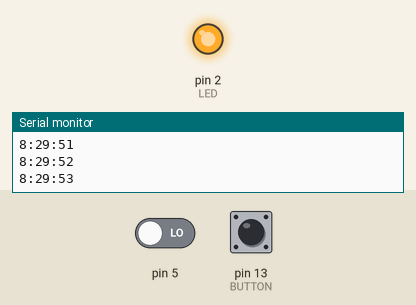
Recording of a sketch running on a simulated Arduino Uno, built with avr-gcc and run on an emulated ATmega328P. On the bench: output pins drawn as LEDs (lit = HIGH), the last lines printed to the serial monitor. Inputs (shaded band) come from the test bench; at power-on: pin 13 (BUTTON) HIGH, pin 5 LOW.

Above: at 3.8 s.
3.9 s: pin 13 (BUTTON) pulsed LOW 2 times (0.12 s each, 0.3 s apart)
At 5.2 s:
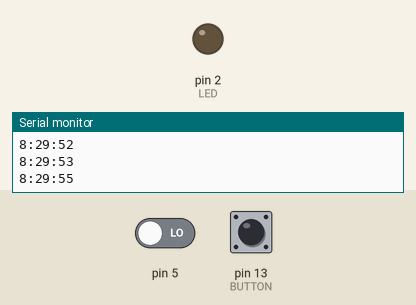
6.0 s: pin 13 (BUTTON) driven LOW
Timing chart, 0 to 9.0 s (numbered marks = the images above; inputs shaded):
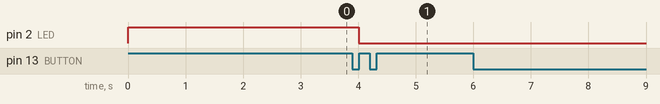

The sketch:

TestAlarm.ino
```cpp
#include <Time.h>
#include <TimeAlarms.h>
int LED = 2;
int BUTTON = 13;
void setup()
{
  Serial.begin(9600);
  setTime(8,29,50,1,1,11); // set time to Saturday 8:29:00am Jan 1 2011
  // create the alarms
  Alarm.alarmRepeat(8,30,00, MorningAlarm);  // 8:30am every day


  pinMode(LED,OUTPUT);
  pinMode(BUTTON,INPUT);
  Alarm.timerRepeat(15, Repeats);          // timer for every 15 seconds
  Alarm.timerOnce(10, OnceOnly);          // called once after 10 seconds
  digitalWrite(LED,HIGH);
}


void  loop(){
  digitalClockDisplay();
  Alarm.delay(1000); // wait one second between clock display
   if(digitalRead(BUTTON) != HIGH){
    digitalWrite(LED,LOW);
    LED++;
    delay(1000);
    digitalWrite(LED,HIGH);
   }
}


// functions to be called when an alarm triggers:
void MorningAlarm(){
  if(digitalRead(LED) == HIGH){
    while(digitalRead(BUTTON)== HIGH){
      digitalWrite(LED, HIGH);   // turn the LED on (HIGH is the voltage level)
      delay(300);                     // wait for a second
      digitalWrite(LED, LOW); // turn the LED off by making the voltage LOW
      delay(300);
  }
  }
}


void EveningAlarm(){
  Serial.println("Alarm: - turn lights on");
}


void WeeklyAlarm(){
  Serial.println("Alarm: - its Monday Morning");
}


void ExplicitAlarm(){
  Serial.println("Alarm: - this triggers only at the given date and time");
}


void Repeats(){
  Serial.println("15 second timer");
}


void OnceOnly(){
  Serial.println("This timer only triggers once");
}


void digitalClockDisplay()
{
  // digital clock display of the time
  Serial.print(hour());
  printDigits(minute());
  printDigits(second());
  Serial.println();
}


void printDigits(int digits)
{
  Serial.print(":");
  if(digits < 10)
  Serial.print('0');
  Serial.print(digits);
}
```

Measured:
- after the input at 3.9 s, pin 2 (LED): HIGH → LOW after 0.11 s
